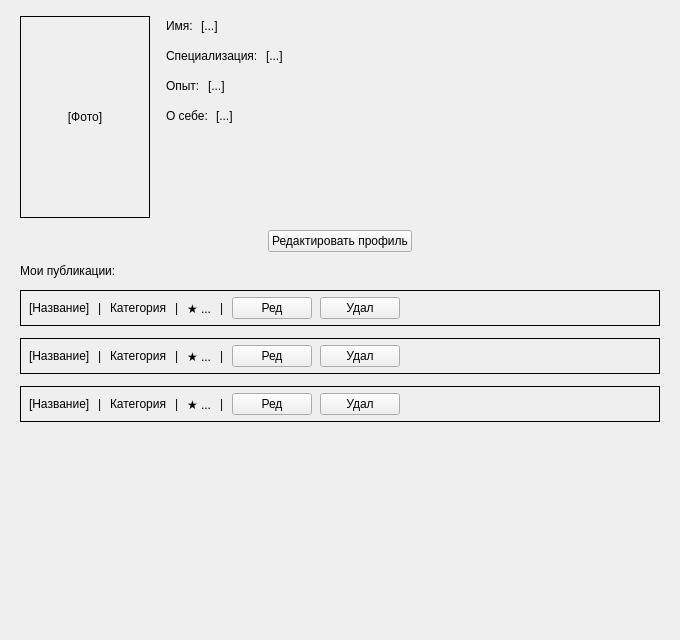
<?xml version="1.0" encoding="UTF-8"?>
<ui version="4.0">
 <class>ProfileScreen</class>
 <widget class="QWidget" name="ProfileScreen">
  <property name="geometry">
   <rect>
    <x>0</x>
    <y>0</y>
    <width>680</width>
    <height>640</height>
   </rect>
  </property>
  <property name="minimumSize">
   <size>
    <width>680</width>
    <height>640</height>
   </size>
  </property>
  <property name="windowTitle">
   <string>6. Профиль специалиста</string>
  </property>
  <layout class="QVBoxLayout" name="mainLayout">
   <property name="leftMargin">
    <number>20</number>
   </property>
   <property name="topMargin">
    <number>16</number>
   </property>
   <property name="rightMargin">
    <number>20</number>
   </property>
   <property name="bottomMargin">
    <number>16</number>
   </property>
   <property name="spacing">
    <number>12</number>
   </property>
   <item>
    <layout class="QHBoxLayout" name="profileLayout">
     <property name="spacing">
      <number>16</number>
     </property>
     <item>
      <widget class="QLabel" name="photoLabel">
       <property name="minimumSize">
        <size>
         <width>130</width>
         <height>150</height>
        </size>
       </property>
       <property name="frameShape">
        <enum>QFrame::Box</enum>
       </property>
       <property name="frameShadow">
        <enum>QFrame::Plain</enum>
       </property>
       <property name="text">
        <string>[Фото]</string>
       </property>
       <property name="alignment">
        <set>Qt::AlignCenter</set>
       </property>
      </widget>
     </item>
     <item>
      <layout class="QVBoxLayout" name="infoLayout">
       <property name="spacing">
        <number>10</number>
       </property>
       <item>
        <layout class="QHBoxLayout" name="nameRowLayout">
         <property name="spacing">
          <number>8</number>
         </property>
         <item>
          <widget class="QLabel" name="nameLabel">
           <property name="text">
            <string>Имя:</string>
           </property>
          </widget>
         </item>
         <item>
          <widget class="QLabel" name="nameValueLabel">
           <property name="text">
            <string>[...]</string>
           </property>
          </widget>
         </item>
         <item>
          <spacer name="nameRowSpacer">
           <property name="orientation">
            <enum>Qt::Horizontal</enum>
           </property>
           <property name="sizeHint" stdset="0">
            <size>
             <width>40</width>
             <height>20</height>
            </size>
           </property>
          </spacer>
         </item>
        </layout>
       </item>
       <item>
        <layout class="QHBoxLayout" name="specializationRowLayout">
         <property name="spacing">
          <number>8</number>
         </property>
         <item>
          <widget class="QLabel" name="specializationLabel">
           <property name="text">
            <string>Специализация:</string>
           </property>
          </widget>
         </item>
         <item>
          <widget class="QLabel" name="specializationValueLabel">
           <property name="text">
            <string>[...]</string>
           </property>
          </widget>
         </item>
         <item>
          <spacer name="specializationRowSpacer">
           <property name="orientation">
            <enum>Qt::Horizontal</enum>
           </property>
           <property name="sizeHint" stdset="0">
            <size>
             <width>40</width>
             <height>20</height>
            </size>
           </property>
          </spacer>
         </item>
        </layout>
       </item>
       <item>
        <layout class="QHBoxLayout" name="experienceRowLayout">
         <property name="spacing">
          <number>8</number>
         </property>
         <item>
          <widget class="QLabel" name="experienceLabel">
           <property name="text">
            <string>Опыт:</string>
           </property>
          </widget>
         </item>
         <item>
          <widget class="QLabel" name="experienceValueLabel">
           <property name="text">
            <string>[...]</string>
           </property>
          </widget>
         </item>
         <item>
          <spacer name="experienceRowSpacer">
           <property name="orientation">
            <enum>Qt::Horizontal</enum>
           </property>
           <property name="sizeHint" stdset="0">
            <size>
             <width>40</width>
             <height>20</height>
            </size>
           </property>
          </spacer>
         </item>
        </layout>
       </item>
       <item>
        <layout class="QHBoxLayout" name="aboutRowLayout">
         <property name="spacing">
          <number>8</number>
         </property>
         <item>
          <widget class="QLabel" name="aboutLabel">
           <property name="text">
            <string>О себе:</string>
           </property>
          </widget>
         </item>
         <item>
          <widget class="QLabel" name="aboutValueLabel">
           <property name="text">
            <string>[...]</string>
           </property>
          </widget>
         </item>
         <item>
          <spacer name="aboutRowSpacer">
           <property name="orientation">
            <enum>Qt::Horizontal</enum>
           </property>
           <property name="sizeHint" stdset="0">
            <size>
             <width>40</width>
             <height>20</height>
            </size>
           </property>
          </spacer>
         </item>
        </layout>
       </item>
       <item>
        <spacer name="infoBottomSpacer">
         <property name="orientation">
          <enum>Qt::Vertical</enum>
         </property>
         <property name="sizeHint" stdset="0">
          <size>
           <width>20</width>
           <height>40</height>
          </size>
         </property>
        </spacer>
       </item>
      </layout>
     </item>
    </layout>
   </item>
   <item>
    <layout class="QHBoxLayout" name="editButtonLayout">
     <item>
      <spacer name="editLeftSpacer">
       <property name="orientation">
        <enum>Qt::Horizontal</enum>
       </property>
       <property name="sizeHint" stdset="0">
        <size>
         <width>40</width>
         <height>20</height>
        </size>
       </property>
      </spacer>
     </item>
     <item>
      <widget class="QPushButton" name="editProfileButton">
       <property name="text">
        <string>Редактировать профиль</string>
       </property>
      </widget>
     </item>
     <item>
      <spacer name="editRightSpacer">
       <property name="orientation">
        <enum>Qt::Horizontal</enum>
       </property>
       <property name="sizeHint" stdset="0">
        <size>
         <width>40</width>
         <height>20</height>
        </size>
       </property>
      </spacer>
     </item>
    </layout>
   </item>
   <item>
    <widget class="QLabel" name="publicationsTitleLabel">
     <property name="text">
      <string>Мои публикации:</string>
     </property>
    </widget>
   </item>
   <item>
    <widget class="QFrame" name="publicationRow1">
     <property name="frameShape">
      <enum>QFrame::Box</enum>
     </property>
     <property name="frameShadow">
      <enum>QFrame::Plain</enum>
     </property>
     <layout class="QHBoxLayout" name="row1Layout">
      <property name="leftMargin">
       <number>8</number>
      </property>
      <property name="topMargin">
       <number>6</number>
      </property>
      <property name="rightMargin">
       <number>8</number>
      </property>
      <property name="bottomMargin">
       <number>6</number>
      </property>
      <property name="spacing">
       <number>8</number>
      </property>
      <item>
       <widget class="QLabel" name="row1TitleLabel">
        <property name="text">
         <string>[Название]</string>
        </property>
       </widget>
      </item>
      <item>
       <widget class="QLabel" name="row1Separator1">
        <property name="text">
         <string>|</string>
        </property>
       </widget>
      </item>
      <item>
       <widget class="QLabel" name="row1CategoryLabel">
        <property name="text">
         <string>Категория</string>
        </property>
       </widget>
      </item>
      <item>
       <widget class="QLabel" name="row1Separator2">
        <property name="text">
         <string>|</string>
        </property>
       </widget>
      </item>
      <item>
       <widget class="QLabel" name="row1RatingLabel">
        <property name="text">
         <string>★ ...</string>
        </property>
       </widget>
      </item>
      <item>
       <widget class="QLabel" name="row1Separator3">
        <property name="text">
         <string>|</string>
        </property>
       </widget>
      </item>
      <item>
       <widget class="QPushButton" name="row1EditButton">
        <property name="text">
         <string>Ред</string>
        </property>
       </widget>
      </item>
      <item>
       <widget class="QPushButton" name="row1DeleteButton">
        <property name="text">
         <string>Удал</string>
        </property>
       </widget>
      </item>
      <item>
       <spacer name="row1Spacer">
        <property name="orientation">
         <enum>Qt::Horizontal</enum>
        </property>
        <property name="sizeHint" stdset="0">
         <size>
          <width>40</width>
          <height>20</height>
         </size>
        </property>
       </spacer>
      </item>
     </layout>
    </widget>
   </item>
   <item>
    <widget class="QFrame" name="publicationRow2">
     <property name="frameShape">
      <enum>QFrame::Box</enum>
     </property>
     <property name="frameShadow">
      <enum>QFrame::Plain</enum>
     </property>
     <layout class="QHBoxLayout" name="row2Layout">
      <property name="leftMargin">
       <number>8</number>
      </property>
      <property name="topMargin">
       <number>6</number>
      </property>
      <property name="rightMargin">
       <number>8</number>
      </property>
      <property name="bottomMargin">
       <number>6</number>
      </property>
      <property name="spacing">
       <number>8</number>
      </property>
      <item>
       <widget class="QLabel" name="row2TitleLabel">
        <property name="text">
         <string>[Название]</string>
        </property>
       </widget>
      </item>
      <item>
       <widget class="QLabel" name="row2Separator1">
        <property name="text">
         <string>|</string>
        </property>
       </widget>
      </item>
      <item>
       <widget class="QLabel" name="row2CategoryLabel">
        <property name="text">
         <string>Категория</string>
        </property>
       </widget>
      </item>
      <item>
       <widget class="QLabel" name="row2Separator2">
        <property name="text">
         <string>|</string>
        </property>
       </widget>
      </item>
      <item>
       <widget class="QLabel" name="row2RatingLabel">
        <property name="text">
         <string>★ ...</string>
        </property>
       </widget>
      </item>
      <item>
       <widget class="QLabel" name="row2Separator3">
        <property name="text">
         <string>|</string>
        </property>
       </widget>
      </item>
      <item>
       <widget class="QPushButton" name="row2EditButton">
        <property name="text">
         <string>Ред</string>
        </property>
       </widget>
      </item>
      <item>
       <widget class="QPushButton" name="row2DeleteButton">
        <property name="text">
         <string>Удал</string>
        </property>
       </widget>
      </item>
      <item>
       <spacer name="row2Spacer">
        <property name="orientation">
         <enum>Qt::Horizontal</enum>
        </property>
        <property name="sizeHint" stdset="0">
         <size>
          <width>40</width>
          <height>20</height>
         </size>
        </property>
       </spacer>
      </item>
     </layout>
    </widget>
   </item>
   <item>
    <widget class="QFrame" name="publicationRow3">
     <property name="frameShape">
      <enum>QFrame::Box</enum>
     </property>
     <property name="frameShadow">
      <enum>QFrame::Plain</enum>
     </property>
     <layout class="QHBoxLayout" name="row3Layout">
      <property name="leftMargin">
       <number>8</number>
      </property>
      <property name="topMargin">
       <number>6</number>
      </property>
      <property name="rightMargin">
       <number>8</number>
      </property>
      <property name="bottomMargin">
       <number>6</number>
      </property>
      <property name="spacing">
       <number>8</number>
      </property>
      <item>
       <widget class="QLabel" name="row3TitleLabel">
        <property name="text">
         <string>[Название]</string>
        </property>
       </widget>
      </item>
      <item>
       <widget class="QLabel" name="row3Separator1">
        <property name="text">
         <string>|</string>
        </property>
       </widget>
      </item>
      <item>
       <widget class="QLabel" name="row3CategoryLabel">
        <property name="text">
         <string>Категория</string>
        </property>
       </widget>
      </item>
      <item>
       <widget class="QLabel" name="row3Separator2">
        <property name="text">
         <string>|</string>
        </property>
       </widget>
      </item>
      <item>
       <widget class="QLabel" name="row3RatingLabel">
        <property name="text">
         <string>★ ...</string>
        </property>
       </widget>
      </item>
      <item>
       <widget class="QLabel" name="row3Separator3">
        <property name="text">
         <string>|</string>
        </property>
       </widget>
      </item>
      <item>
       <widget class="QPushButton" name="row3EditButton">
        <property name="text">
         <string>Ред</string>
        </property>
       </widget>
      </item>
      <item>
       <widget class="QPushButton" name="row3DeleteButton">
        <property name="text">
         <string>Удал</string>
        </property>
       </widget>
      </item>
      <item>
       <spacer name="row3Spacer">
        <property name="orientation">
         <enum>Qt::Horizontal</enum>
        </property>
        <property name="sizeHint" stdset="0">
         <size>
          <width>40</width>
          <height>20</height>
         </size>
        </property>
       </spacer>
      </item>
     </layout>
    </widget>
   </item>
   <item>
    <spacer name="bottomSpacer">
     <property name="orientation">
      <enum>Qt::Vertical</enum>
     </property>
     <property name="sizeHint" stdset="0">
      <size>
       <width>20</width>
       <height>40</height>
      </size>
     </property>
    </spacer>
   </item>
  </layout>
 </widget>
 <resources/>
 <connections/>
</ui>
